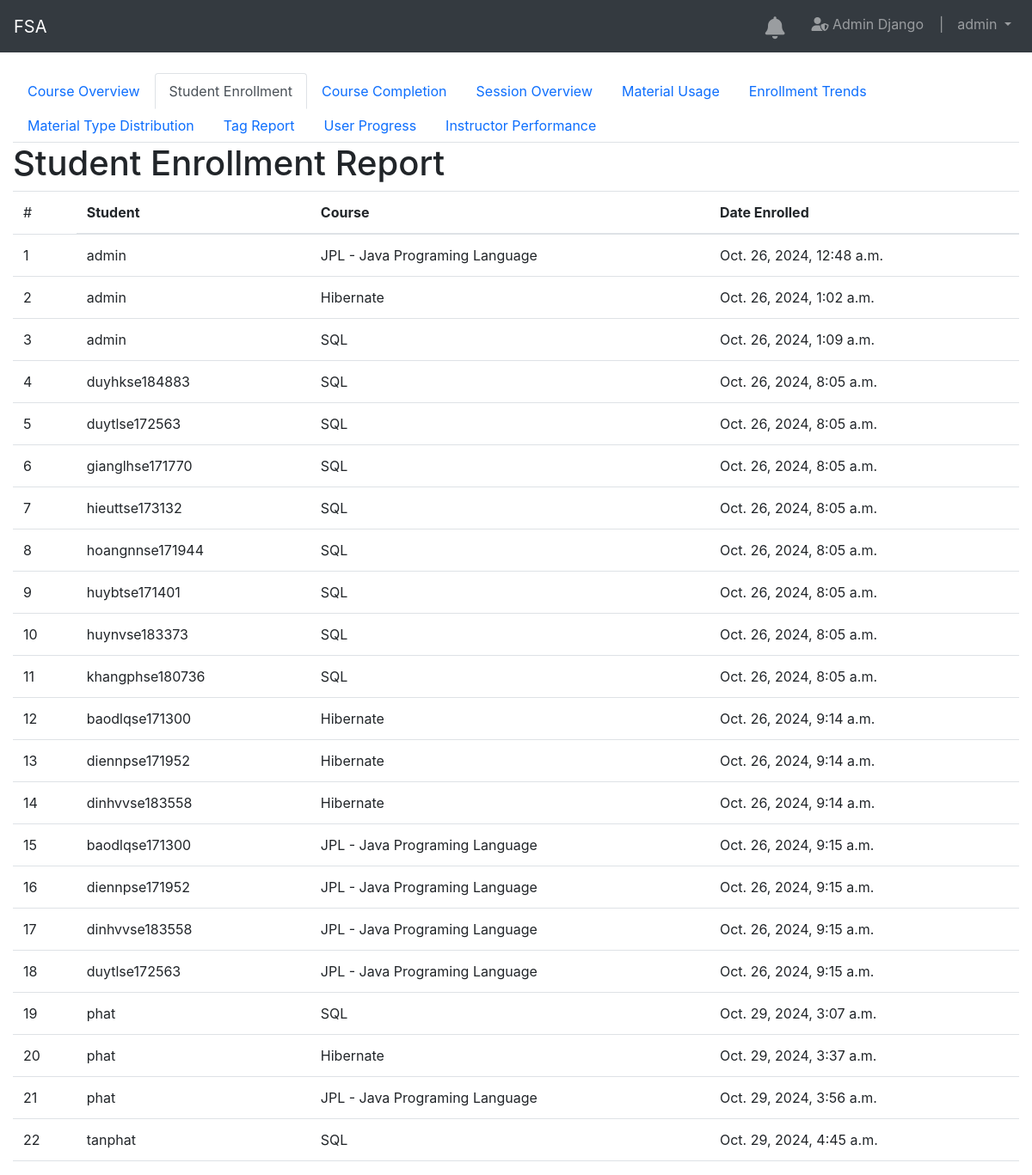
/reports/student-enrollment/ (signed in), run on the app's committed database.
### user/models.py (models this page shows)
class User(AbstractUser):
    date_joined = models.DateTimeField(auto_now_add=True)
    training_programs = models.ManyToManyField(TrainingProgram, blank=True)
    modules = models.ManyToManyField(Module, related_name='assigned_users', blank=True)
    groups = models.ManyToManyField(
        Group,
        blank=True,
        help_text='The groups this user belongs to.',
        verbose_name='groups',
        related_name='custom_user_groups',
    )
    user_permissions = models.ManyToManyField(
        Permission,
        blank=True,
        help_text='Specific permissions for this user.',
        verbose_name='user permissions',
        related_name='custom_user_permissions',
    )

### course/models.py (models this page shows, shortened)
class Enrollment(models.Model):
    student = models.ForeignKey(settings.AUTH_USER_MODEL, on_delete=models.CASCADE)
    course = models.ForeignKey(Course, on_delete=models.CASCADE)
    date_enrolled = models.DateTimeField(auto_now_add=True)
    class Meta:
        unique_together = ('student', 'course')

class Course(models.Model):
    course_name = models.CharField(max_length=255, unique=True)
    course_code = models.CharField(max_length=20, unique=True, blank=True, null=True)
    description = models.TextField(blank=True, null=True)
    creator = models.ForeignKey(settings.AUTH_USER_MODEL, on_delete=models.SET_NULL, null=True, blank=True, related_name='created_courses')
    instructor = models.ForeignKey(settings.AUTH_USER_MODEL, on_delete=models.SET_NULL, null=True, blank=True, related_name='taught_courses')
    published = models.BooleanField(default=True)
    prerequisites = models.ManyToManyField('self', symmetrical=False, blank=True, related_name='is_prerequisite_for')
    tags = models.ManyToManyField('Tag', blank=True, related_name='courses')
    image = models.ImageField(upload_to='course_images/', null=True, blank=True)

### reports/views.py (the view)
# urls.py: path('student-enrollment/', views.student_enrollment_report, name='student_enrollment_report'),
@login_required
def student_enrollment_report(request):
    enrollments = Enrollment.objects.select_related('student', 'course').all()
    return render(request, 'reports/student_enrollment_report.html', {'enrollments': enrollments})

### reports/templates/reports/student_enrollment_report.html
{% extends 'base.html' %}
{% block content %}
<ul class="nav nav-tabs">
    <li class="nav-item">
        <a class="nav-link" href="{% url 'reports:course_overview_report' %}">Course Overview</a>
    </li>
    <li class="nav-item">
        <a class="nav-link active" href="{% url 'reports:student_enrollment_report' %}">Student Enrollment</a>
    </li>
    <li class="nav-item">
        <a class="nav-link" href="{% url 'reports:course_completion_report' %}">Course Completion</a>
    </li>
    <li class="nav-item">
        <a class="nav-link" href="{% url 'reports:session_overview_report' %}">Session Overview</a>
    </li>
    <li class="nav-item">
        <a class="nav-link" href="{% url 'reports:material_usage_report' %}">Material Usage</a>
    </li>
    <li class="nav-item">
        <a class="nav-link" href="{% url 'reports:enrollment_trends_report' %}">Enrollment Trends</a>
    </li>
    <li class="nav-item">
        <a class="nav-link" href="{% url 'reports:material_type_distribution_report' %}">Material Type Distribution</a>
    </li>
    <li class="nav-item">
        <a class="nav-link" href="{% url 'reports:tag_report' %}">Tag Report</a>
    </li>
    <li class="nav-item">
        <a class="nav-link" href="{% url 'reports:user_progress_report' %}">User Progress</a>
    </li>
    <li class="nav-item">
        <a class="nav-link" href="{% url 'reports:instructor_performance_report' %}">Instructor Performance</a>
    </li>
</ul>
<h1>Student Enrollment Report</h1>
<table class="table">
    <thead>
        <tr>
            <td>#</td>
            <th>Student</th>
            <th>Course</th>
            <th>Date Enrolled</th>
        </tr>
    </thead>
    <tbody>
        {% for enrollment in enrollments %}
        <tr>
            <td>{{ forloop.counter }}</td>
            <td>{{ enrollment.student.username }}</td>
            <td>{{ enrollment.course.course_name }}</td>
            <td>{{ enrollment.date_enrolled }}</td>
        </tr>
        {% endfor %}
    </tbody>
</table>
{% endblock %}

### main/templates/base.html (shortened to what this page needs)
<!DOCTYPE html>
<html lang="en">
<head>
    <link rel="stylesheet" href="https://cdnjs.cloudflare.com/ajax/libs/font-awesome/5.15.4/css/all.min.css">
    <link href="https://cdn.jsdelivr.net/npm/bootstrap@5.3.0-alpha1/dist/css/bootstrap.min.css" rel="stylesheet">
    <link rel="stylesheet" href="https://stackpath.bootstrapcdn.com/bootstrap/4.5.2/css/bootstrap.min.css">
</head>
<link rel="stylesheet" href="https://cdnjs.cloudflare.com/ajax/libs/font-awesome/6.0.0-beta3/css/all.min.css">
</head>
<body>
    <nav class="navbar navbar-expand-lg navbar-dark bg-dark">
        <a class="navbar-brand" href="{% url 'main:home' %}">FSA</a>
        <div class="collapse navbar-collapse">
            {% if request.user.is_authenticated %}
            <ul class="navbar-nav ml-auto">
                {% include 'notification_bell.html' %}
                <li class="nav-item">
                    <a class="nav-link" href="{% url 'admin:index' %}" target="_blank">
                        <i class="fas fa-user-shield"></i> Admin Django &nbsp;&nbsp;&nbsp;|
                    </a>
                </li>
                <li class="nav-item dropdown">
                    <a class="nav-link dropdown-toggle" href="#" id="navbarDropdown" role="button" data-bs-toggle="dropdown" aria-haspopup="true" aria-expanded="false">
                        {{ request.user.get_full_name|default:request.user.username }}
                    </a>
                </li>
            </ul>
        {% endif %}
        </nav>
    <div class="container-fluid mt-4">
        {% block content %}{% endblock %}
    </div>
</body>
</html>

### data on the page
User: user.get_full_name "admin"
Enrollment: student.username "admin", course.course_name "JPL - Java Programing Language", date_enrolled "Oct. 26, 2024, 12:48 a.m."
Enrollment: student.username "admin", course.course_name "Hibernate", date_enrolled "Oct. 26, 2024, 1:02 a.m."
Enrollment: student.username "admin", course.course_name "SQL", date_enrolled "Oct. 26, 2024, 1:09 a.m."
Enrollment: student.username "duyhkse184883", course.course_name "SQL", date_enrolled "Oct. 26, 2024, 8:05 a.m."
Enrollment: student.username "duytlse172563", course.course_name "SQL", date_enrolled "Oct. 26, 2024, 8:05 a.m."
Enrollment: student.username "gianglhse171770", course.course_name "SQL", date_enrolled "Oct. 26, 2024, 8:05 a.m."
Enrollment: student.username "hieuttse173132", course.course_name "SQL", date_enrolled "Oct. 26, 2024, 8:05 a.m."
Enrollment: student.username "hoangnnse171944", course.course_name "SQL", date_enrolled "Oct. 26, 2024, 8:05 a.m."
Enrollment: student.username "huybtse171401", course.course_name "SQL", date_enrolled "Oct. 26, 2024, 8:05 a.m."
Enrollment: student.username "huynvse183373", course.course_name "SQL", date_enrolled "Oct. 26, 2024, 8:05 a.m."
Enrollment: student.username "khangphse180736", course.course_name "SQL", date_enrolled "Oct. 26, 2024, 8:05 a.m."
Enrollment: student.username "baodlqse171300", course.course_name "Hibernate", date_enrolled "Oct. 26, 2024, 9:14 a.m."
Enrollment: student.username "diennpse171952", course.course_name "Hibernate", date_enrolled "Oct. 26, 2024, 9:14 a.m."
Enrollment: student.username "dinhvvse183558", course.course_name "Hibernate", date_enrolled "Oct. 26, 2024, 9:14 a.m."
Enrollment: student.username "baodlqse171300", course.course_name "JPL - Java Programing Language", date_enrolled "Oct. 26, 2024, 9:15 a.m."
Enrollment: student.username "diennpse171952", course.course_name "JPL - Java Programing Language", date_enrolled "Oct. 26, 2024, 9:15 a.m."
Enrollment: student.username "dinhvvse183558", course.course_name "JPL - Java Programing Language", date_enrolled "Oct. 26, 2024, 9:15 a.m."
Enrollment: student.username "duytlse172563", course.course_name "JPL - Java Programing Language", date_enrolled "Oct. 26, 2024, 9:15 a.m."
Enrollment: student.username "phat", course.course_name "SQL", date_enrolled "Oct. 29, 2024, 3:07 a.m."
Enrollment: student.username "phat", course.course_name "Hibernate", date_enrolled "Oct. 29, 2024, 3:37 a.m."
Enrollment: student.username "phat", course.course_name "JPL - Java Programing Language", date_enrolled "Oct. 29, 2024, 3:56 a.m."
Enrollment: student.username "tanphat", course.course_name "SQL", date_enrolled "Oct. 29, 2024, 4:45 a.m."
